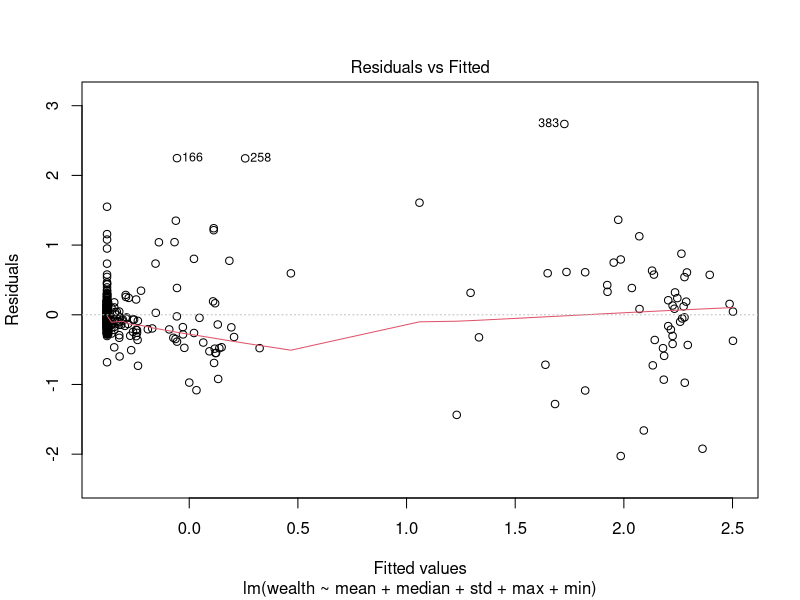
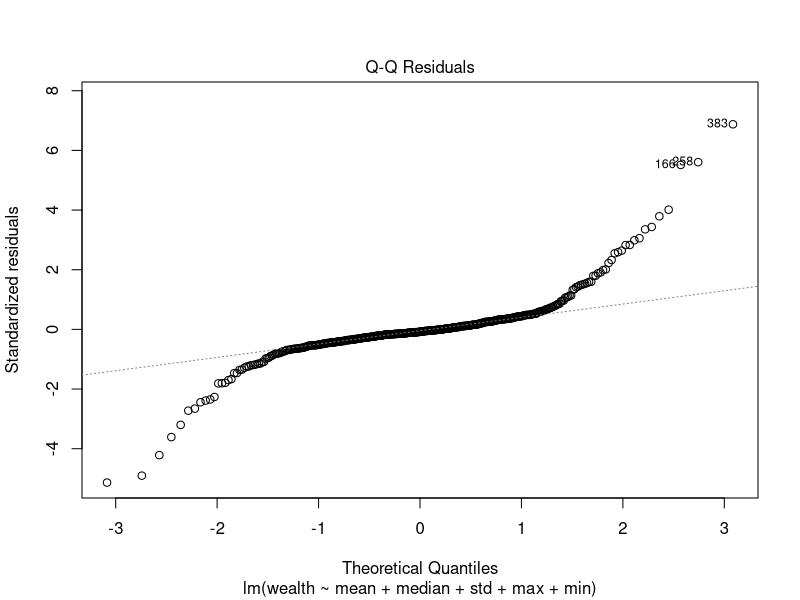
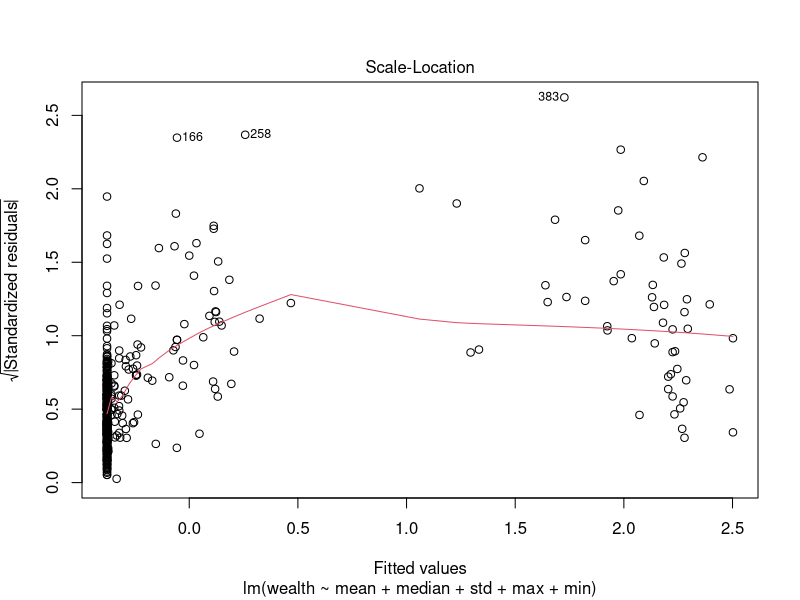
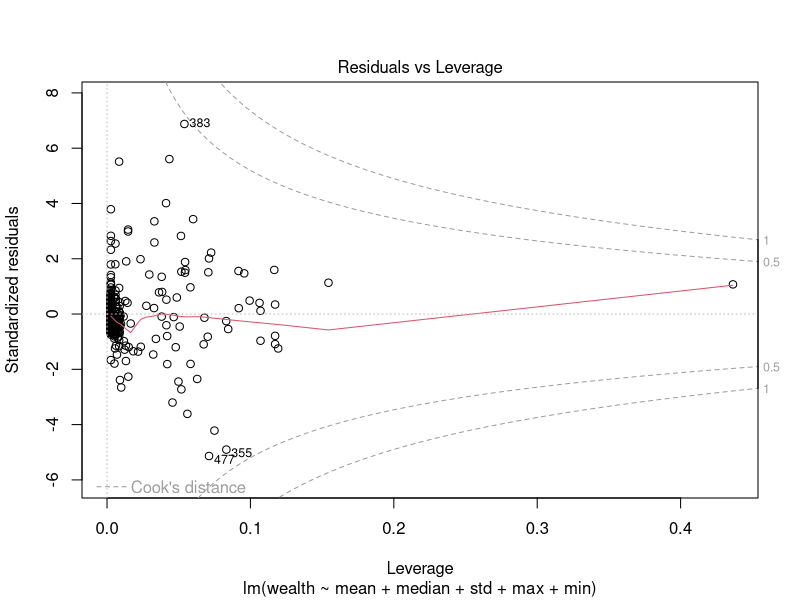
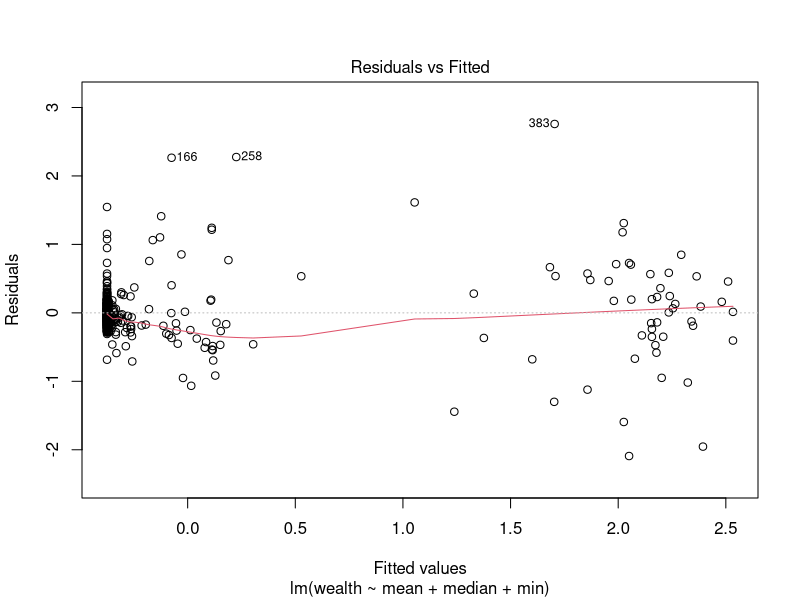
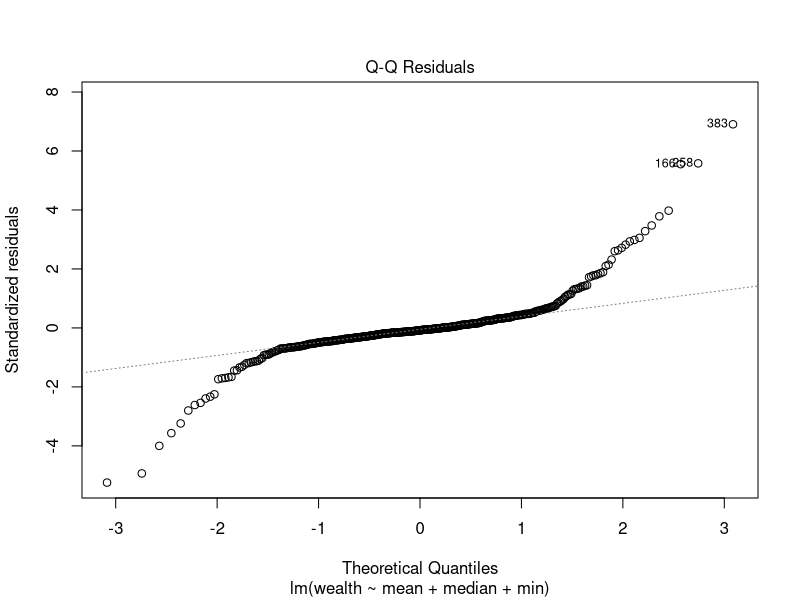
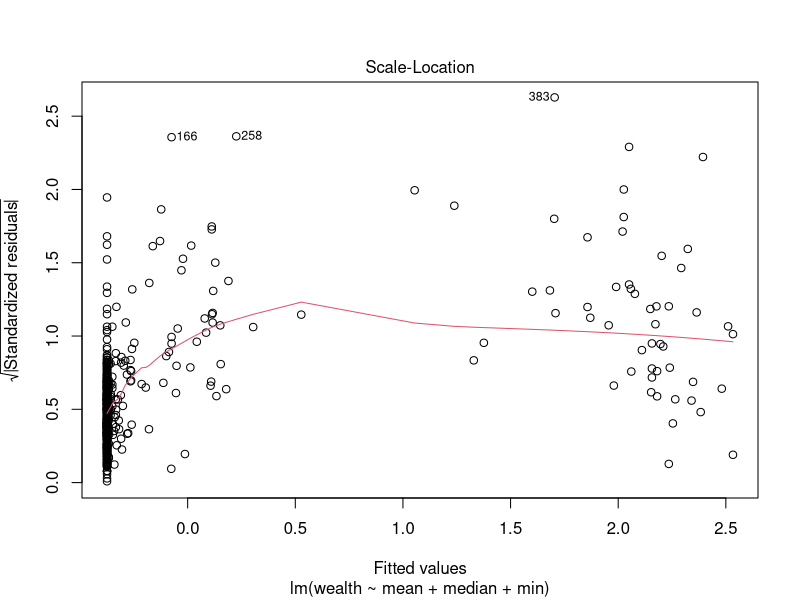
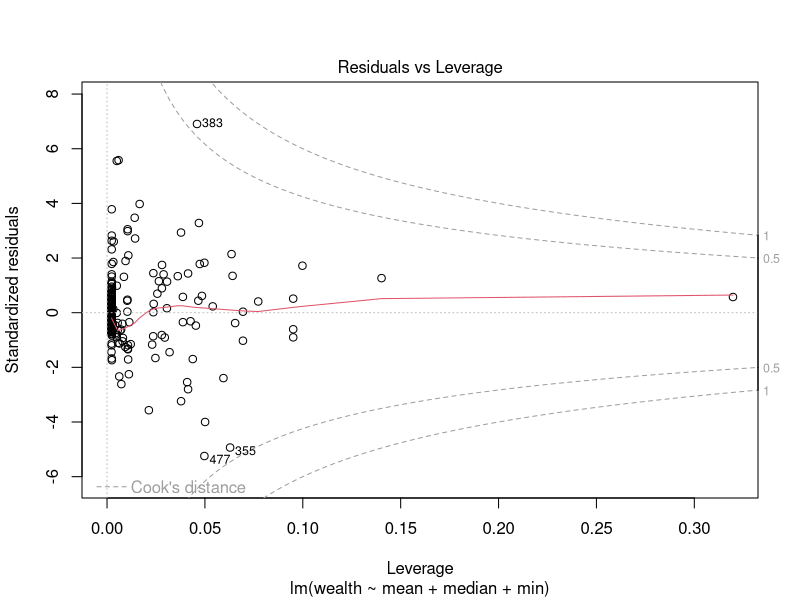

Reproduce these figures in R, in order.
library(ggplot2)
library(zeallot)
library(boot)

# Reading Processed data
setwd("~/Research/Pioneer/Project/Predicting-Poverty/scripts/")
df <- read.csv("../processed/nl_wealth_data.csv")

# Simple Linear Model of all variables
lm <- lm(wealth~mean + median + std + max + min, data=df)
plot(lm)
summary(lm)

# Simple Linear Model of only mean, median, min
lm <- lm(wealth~mean + median + min, data=df)
plot(lm)
summary(lm)

# Simple Linear Model of only mean -> Highest adj-R^2
lm <- lm(wealth~mean, data=df)
plot(lm)
summary(lm)

# Plot with mean
plot(wealth~mean, data=df, xlab = "Mean Nightlight Luminosity", ylab = "Wealth")
abline(lm)

# Bootstrapped Linear Model only mean
set.seed(42)
N <- 5000
boot_func <- function(d, i) {
    return(summary(lm(wealth~mean, data=d[i,]))$coeff[2])
}
boot_res <- boot(df, boot_func, R = N)
hist(boot_res$t, xlab="Slopes")

boot.ci(boot_res)
